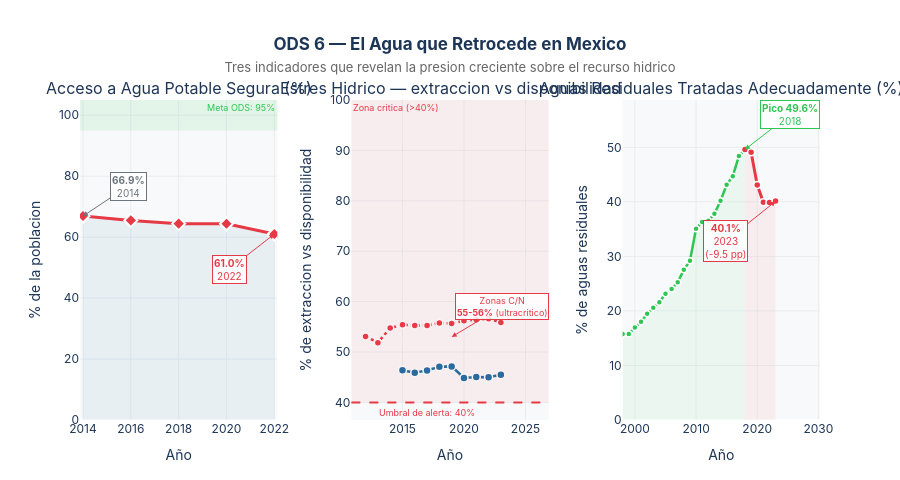

Here is the notebook cell this chart was saved with:
### Markdown cell above
---
## Parte II — El Agua que Retrocede

### ODS 6: Agua Limpia y Saneamiento

Mientras el consumo material se dispara, el agua enfrenta una presión creciente en tres frentes:

1. **El acceso a agua potable segura disminuye** — solo el 61% de la población en 2022, bajando desde 66.9% en 2014
2. **El estrés hídrico supera el umbral crítico** — México extrae el 47% de su agua disponible (el límite de alerta es 40%)
3. **Las aguas residuales tratadas retrocedieron** — del 50% en 2018 al 40% en 2023: más contaminación regresa a los cuerpos de agua

### Code cell
# ══════════════════════════════════════════════════════════════════════════════
# FIGURA 3 — Triple panel: Agua potable segura + Estrés hídrico + Aguas residuales
# ══════════════════════════════════════════════════════════════════════════════

agua_seg = get_serie('6.1.1.A')   # acceso agua potable segura
estres   = get_serie('6.4.2')     # estres hidrico (%)
presion  = get_serie('6N.2.1')    # presion hidrica zonas C/N
residual = get_serie('6.3.1')     # aguas residuales tratadas

fig_agua = make_subplots(
    rows=1, cols=3,
    subplot_titles=[
        'Acceso a Agua Potable Segura (%)',
        'Estres Hidrico — extraccion vs disponibilidad',
        'Aguas Residuales Tratadas Adecuadamente (%)'
    ],
    horizontal_spacing=0.1
)

# ── Panel 1: Agua potable segura ──────────────────────────────────────────────
fig_agua.add_trace(go.Scatter(
    x=agua_seg['periodo'], y=agua_seg['valor'],
    mode='lines+markers',
    line=dict(color=C_ALERTA, width=3),
    marker=dict(size=10, color=C_ALERTA, symbol='diamond',
                line=dict(width=2, color='white')),
    fill='tozeroy', fillcolor='rgba(29,111,164,0.08)',
    name='Agua potable segura',
    hovertemplate='<b>%{x}</b><br>Acceso: <b>%{y:.1f}%</b><extra></extra>',
    showlegend=False
), row=1, col=1)

fig_agua.add_hrect(
    y0=95, y1=105, fillcolor='rgba(44,198,83,0.1)', line_width=0,
    annotation_text='Meta ODS: 95%', annotation_position='top right',
    annotation_font=dict(size=9, color=C_MEJORA), row=1, col=1
)
fig_agua.add_annotation(
    x=2014, y=66.9, text='<b>66.9%</b><br>2014',
    showarrow=True, arrowhead=2, arrowcolor=C_NEUTRO,
    ax=45, ay=-30, font=dict(size=10, color=C_NEUTRO),
    bgcolor='rgba(255,255,255,0.85)', bordercolor=C_NEUTRO, borderwidth=1,
    row=1, col=1
)
fig_agua.add_annotation(
    x=2022, y=61.0, text='<b>61.0%</b><br>2022',
    showarrow=True, arrowhead=2, arrowcolor=C_ALERTA,
    ax=-45, ay=35, font=dict(size=10, color=C_ALERTA),
    bgcolor='rgba(255,255,255,0.85)', bordercolor=C_ALERTA, borderwidth=1,
    row=1, col=1
)

# ── Panel 2: Estrés hídrico (doble serie: nacional + zonas C/N) ───────────────
fig_agua.add_trace(go.Scatter(
    x=estres['periodo'], y=estres['valor'],
    mode='lines+markers', name='Estres hidrico nacional',
    line=dict(color=C_AGUA, width=2.5),
    marker=dict(size=8, color=C_AGUA, line=dict(width=1.5, color='white')),
    hovertemplate='<b>%{x}</b><br>Estres nacional: <b>%{y:.1f}%</b><extra></extra>',
    showlegend=False
), row=1, col=2)

fig_agua.add_trace(go.Scatter(
    x=presion['periodo'], y=presion['valor'],
    mode='lines+markers', name='Zonas Centro y Norte',
    line=dict(color=C_ALERTA, width=2.5, dash='dot'),
    marker=dict(size=7, color=C_ALERTA, line=dict(width=1.5, color='white')),
    hovertemplate='<b>%{x}</b><br>Presion C/N: <b>%{y:.1f}%</b><extra></extra>',
    showlegend=False
), row=1, col=2)

# Umbral crítico 40%
fig_agua.add_hrect(
    y0=40, y1=100, fillcolor='rgba(230,57,70,0.06)', line_width=0,
    annotation_text='Zona critica (>40%)',
    annotation_position='top left',
    annotation_font=dict(size=9, color=C_ALERTA), row=1, col=2
)
fig_agua.add_hline(
    y=40, line_dash='dash', line_color=C_ALERTA, line_width=2,
    row=1, col=2
)
fig_agua.add_annotation(
    x=2017, y=38, text='Umbral de alerta: 40%',
    showarrow=False, font=dict(size=9, color=C_ALERTA),
    row=1, col=2
)
fig_agua.add_annotation(
    x=2019, y=53,
    text='Zonas C/N<br><b>55-56%</b>\n(ultracritico)',
    showarrow=True, arrowhead=2, arrowcolor=C_ALERTA,
    ax=50, ay=-30, font=dict(size=9, color=C_ALERTA),
    bgcolor='rgba(255,255,255,0.85)', bordercolor=C_ALERTA, borderwidth=1,
    row=1, col=2
)

# ── Panel 3: Aguas residuales tratadas ───────────────────────────────────────
res_sube = residual[residual['periodo'] <= 2018]
res_baja = residual[residual['periodo'] >= 2018]

fig_agua.add_trace(go.Scatter(
    x=res_sube['periodo'], y=res_sube['valor'],
    mode='lines+markers', name='Tendencia positiva',
    line=dict(color=C_MEJORA, width=2.5),
    marker=dict(size=6, color=C_MEJORA, line=dict(width=1.5, color='white')),
    fill='tozeroy', fillcolor='rgba(44,198,83,0.06)',
    hovertemplate='<b>%{x}</b><br>Tratadas: <b>%{y:.1f}%</b><extra></extra>',
    showlegend=False
), row=1, col=3)

fig_agua.add_trace(go.Scatter(
    x=res_baja['periodo'], y=res_baja['valor'],
    mode='lines+markers', name='Retroceso post-2018',
    line=dict(color=C_ALERTA, width=3),
    marker=dict(size=7, color=C_ALERTA, line=dict(width=1.5, color='white')),
    fill='tozeroy', fillcolor='rgba(230,57,70,0.06)',
    hovertemplate='<b>%{x}</b><br>Tratadas: <b>%{y:.1f}%</b><extra></extra>',
    showlegend=False
), row=1, col=3)

fig_agua.add_annotation(
    x=2018, y=49.6,
    text='<b>Pico 49.6%</b><br>2018',
    showarrow=True, arrowhead=2, arrowcolor=C_MEJORA,
    ax=45, ay=-35, font=dict(size=10, color=C_MEJORA),
    bgcolor='rgba(255,255,255,0.85)', bordercolor=C_MEJORA, borderwidth=1,
    row=1, col=3
)
fig_agua.add_annotation(
    x=2023, y=40.1,
    text='<b>40.1%</b><br>2023<br>(-9.5 pp)',
    showarrow=True, arrowhead=2, arrowcolor=C_ALERTA,
    ax=-50, ay=40, font=dict(size=10, color=C_ALERTA),
    bgcolor='rgba(255,255,255,0.85)', bordercolor=C_ALERTA, borderwidth=1,
    row=1, col=3
)

fig_agua.update_xaxes(showgrid=True, gridcolor='#E9ECEF', title_text='Año')
fig_agua.update_yaxes(showgrid=True, gridcolor='#E9ECEF')
fig_agua.update_yaxes(title_text='% de la poblacion', row=1, col=1)
fig_agua.update_yaxes(title_text='% de extraccion vs disponibilidad', row=1, col=2)
fig_agua.update_yaxes(title_text='% de aguas residuales', row=1, col=3)

fig_agua.update_layout(
    title=dict(
        text='<b>ODS 6 — El Agua que Retrocede en Mexico</b><br>'
             '<span style="font-size:13px;color:#666;font-weight:normal">'
             'Tres indicadores que revelan la presion creciente sobre el recurso hidrico</span>',
        x=0.5, xanchor='center'
    ),
    height=480, plot_bgcolor=C_FONDO, paper_bgcolor='white',
    font=dict(family='Inter, Arial, sans-serif', color=C_LINEA),
    margin=dict(t=100, b=60)
)
fig_agua.show()

### Figure 1 — Plotly figure (JSON) as saved in the notebook; plotly's stock layout.template omitted (floating-point values rounded to 4 significant figures)
{"data": [{"fill": "tozeroy", "fillcolor": "rgba(29,111,164,0.08)", "hovertemplate": "<b>%{x}</b><br>Acceso: <b>%{y:.1f}%</b><extra></extra>", "line": {"color": "#E63946", "width": 3}, "marker": {"color": "#E63946", "line": {"color": "white", "width": 2}, "size": 10, "symbol": "diamond"}, "mode": "lines+markers", "name": "Agua potable segura", "showlegend": false, "type": "scatter", "x": [2014, 2016, 2018, 2020, 2022], "xaxis": "x", "y": [66.93, 65.5, 64.42, 64.39, 61.01], "yaxis": "y"}, {"hovertemplate": "<b>%{x}</b><br>Estres nacional: <b>%{y:.1f}%</b><extra></extra>", "line": {"color": "#1D6FA4", "width": 2.5}, "marker": {"color": "#1D6FA4", "line": {"color": "white", "width": 1.5}, "size": 8}, "mode": "lines+markers", "name": "Estres hidrico nacional", "showlegend": false, "type": "scatter", "x": [2015, 2016, 2017, 2018, 2019, 2020, 2021, 2022, 2023], "xaxis": "x2", "y": [46.38, 45.87, 46.35, 47.07, 47.15, 44.86, 45.06, 44.99, 45.48], "yaxis": "y2"}, {"hovertemplate": "<b>%{x}</b><br>Presion C/N: <b>%{y:.1f}%</b><extra></extra>", "line": {"color": "#E63946", "dash": "dot", "width": 2.5}, "marker": {"color": "#E63946", "line": {"color": "white", "width": 1.5}, "size": 7}, "mode": "lines+markers", "name": "Zonas Centro y Norte", "showlegend": false, "type": "scatter", "x": [2012, 2013, 2014, 2015, 2016, 2017, 2018, 2019, 2020, 2021, 2022, 2023], "xaxis": "x2", "y": [53.1, 51.86, 54.77, 55.42, 55.26, 55.26, 55.76, 55.66, 56.21, 56.42, 56.6, 55.88], "yaxis": "y2"}, {"fill": "tozeroy", "fillcolor": "rgba(44,198,83,0.06)", "hovertemplate": "<b>%{x}</b><br>Tratadas: <b>%{y:.1f}%</b><extra></extra>", "line": {"color": "#2DC653", "width": 2.5}, "marker": {"color": "#2DC653", "line": {"color": "white", "width": 1.5}, "size": 6}, "mode": "lines+markers", "name": "Tendencia positiva", "showlegend": false, "type": "scatter", "x": [1998, 1999, 2000, 2001, 2002, 2003, 2004, 2005, 2006, 2007, 2008, 2009, 2010, 2011, 2012, 2013, 2014, 2015, 2016, 2017, 2018], "xaxis": "x3", "y": [15.76, 15.75, 16.96, 18.0, 19.47, 20.58, 21.59, 23.17, 24.02, 25.28, 27.53, 29.19, 35.08, 36.31, 36.53, 37.83, 40.2, 43.14, 44.7, 48.4, 49.62], "yaxis": "y3"}, {"fill": "tozeroy", "fillcolor": "rgba(230,57,70,0.06)", "hovertemplate": "<b>%{x}</b><br>Tratadas: <b>%{y:.1f}%</b><extra></extra>", "line": {"color": "#E63946", "width": 3}, "marker": {"color": "#E63946", "line": {"color": "white", "width": 1.5}, "size": 7}, "mode": "lines+markers", "name": "Retroceso post-2018", "showlegend": false, "type": "scatter", "x": [2018, 2019, 2020, 2021, 2022, 2023], "xaxis": "x3", "y": [49.62, 49.1, 43.09, 39.93, 39.86, 40.15], "yaxis": "y3"}], "layout": {"annotations": [{"font": {"size": 16}, "showarrow": false, "text": "Acceso a Agua Potable Segura (%)", "x": 0.1333, "xanchor": "center", "xref": "paper", "y": 1.0, "yanchor": "bottom", "yref": "paper"}, {"font": {"size": 16}, "showarrow": false, "text": "Estres Hidrico — extraccion vs disponibilidad", "x": 0.5, "xanchor": "center", "xref": "paper", "y": 1.0, "yanchor": "bottom", "yref": "paper"}, {"font": {"size": 16}, "showarrow": false, "text": "Aguas Residuales Tratadas Adecuadamente (%)", "x": 0.8667, "xanchor": "center", "xref": "paper", "y": 1.0, "yanchor": "bottom", "yref": "paper"}, {"font": {"color": "#2DC653", "size": 9}, "showarrow": false, "text": "Meta ODS: 95%", "x": 1, "xanchor": "right", "xref": "x domain", "y": 105, "yanchor": "top", "yref": "y"}, {"arrowcolor": "#6C757D", "arrowhead": 2, "ax": 45, "ay": -30, "bgcolor": "rgba(255,255,255,0.85)", "bordercolor": "#6C757D", "borderwidth": 1, "font": {"color": "#6C757D", "size": 10}, "showarrow": true, "text": "<b>66.9%</b><br>2014", "x": 2014, "xref": "x", "y": 66.9, "yref": "y"}, {"arrowcolor": "#E63946", "arrowhead": 2, "ax": -45, "ay": 35, "bgcolor": "rgba(255,255,255,0.85)", "bordercolor": "#E63946", "borderwidth": 1, "font": {"color": "#E63946", "size": 10}, "showarrow": true, "text": "<b>61.0%</b><br>2022", "x": 2022, "xref": "x", "y": 61.0, "yref": "y"}, {"font": {"color": "#E63946", "size": 9}, "showarrow": false, "text": "Zona critica (>40%)", "x": 0, "xanchor": "left", "xref": "x2 domain", "y": 100, "yanchor": "top", "yref": "y2"}, {"font": {"color": "#E63946", "size": 9}, "showarrow": false, "text": "Umbral de alerta: 40%", "x": 2017, "xref": "x2", "y": 38, "yref": "y2"}, {"arrowcolor": "#E63946", "arrowhead": 2, "ax": 50, "ay": -30, "bgcolor": "rgba(255,255,255,0.85)", "bordercolor": "#E63946", "borderwidth": 1, "font": {"color": "#E63946", "size": 9}, "showarrow": true, "text": "Zonas C/N<br><b>55-56%</b>\n(ultracritico)", "x": 2019, "xref": "x2", "y": 53, "yref": "y2"}, {"arrowcolor": "#2DC653", "arrowhead": 2, "ax": 45, "ay": -35, "bgcolor": "rgba(255,255,255,0.85)", "bordercolor": "#2DC653", "borderwidth": 1, "font": {"color": "#2DC653", "size": 10}, "showarrow": true, "text": "<b>Pico 49.6%</b><br>2018", "x": 2018, "xref": "x3", "y": 49.6, "yref": "y3"}, {"arrowcolor": "#E63946", "arrowhead": 2, "ax": -50, "ay": 40, "bgcolor": "rgba(255,255,255,0.85)", "bordercolor": "#E63946", "borderwidth": 1, "font": {"color": "#E63946", "size": 10}, "showarrow": true, "text": "<b>40.1%</b><br>2023<br>(-9.5 pp)", "x": 2023, "xref": "x3", "y": 40.1, "yref": "y3"}], "font": {"color": "#1D3557", "family": "Inter, Arial, sans-serif"}, "height": 480, "margin": {"b": 60, "t": 100}, "paper_bgcolor": "white", "plot_bgcolor": "#F8F9FA", "shapes": [{"fillcolor": "rgba(44,198,83,0.1)", "line": {"width": 0}, "type": "rect", "x0": 0, "x1": 1, "xref": "x domain", "y0": 95, "y1": 105, "yref": "y"}, {"fillcolor": "rgba(230,57,70,0.06)", "line": {"width": 0}, "type": "rect", "x0": 0, "x1": 1, "xref": "x2 domain", "y0": 40, "y1": 100, "yref": "y2"}, {"line": {"color": "#E63946", "dash": "dash", "width": 2}, "type": "line", "x0": 0, "x1": 1, "xref": "x2 domain", "y0": 40, "y1": 40, "yref": "y2"}], "title": {"text": "<b>ODS 6 — El Agua que Retrocede en Mexico</b><br><span style=\"font-size:13px;color:#666;font-weight:normal\">Tres indicadores que revelan la presion creciente sobre el recurso hidrico</span>", "x": 0.5, "xanchor": "center"}, "xaxis": {"anchor": "y", "domain": [0.0, 0.2667], "gridcolor": "#E9ECEF", "showgrid": true, "title": {"text": "Año"}}, "xaxis2": {"anchor": "y2", "domain": [0.3667, 0.6333], "gridcolor": "#E9ECEF", "showgrid": true, "title": {"text": "Año"}}, "xaxis3": {"anchor": "y3", "domain": [0.7333, 1.0], "gridcolor": "#E9ECEF", "showgrid": true, "title": {"text": "Año"}}, "yaxis": {"anchor": "x", "domain": [0.0, 1.0], "gridcolor": "#E9ECEF", "showgrid": true, "title": {"text": "% de la poblacion"}}, "yaxis2": {"anchor": "x2", "domain": [0.0, 1.0], "gridcolor": "#E9ECEF", "showgrid": true, "title": {"text": "% de extraccion vs disponibilidad"}}, "yaxis3": {"anchor": "x3", "domain": [0.0, 1.0], "gridcolor": "#E9ECEF", "showgrid": true, "title": {"text": "% de aguas residuales"}}}}
